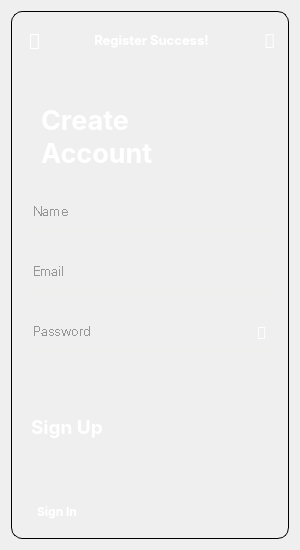
<?xml version="1.0" encoding="UTF-8"?>
<ui version="4.0">
 <class>Sign_up</class>
 <widget class="QWidget" name="Sign_up">
  <property name="geometry">
   <rect>
    <x>0</x>
    <y>0</y>
    <width>300</width>
    <height>550</height>
   </rect>
  </property>
  <property name="sizePolicy">
   <sizepolicy hsizetype="Ignored" vsizetype="Ignored">
    <horstretch>0</horstretch>
    <verstretch>0</verstretch>
   </sizepolicy>
  </property>
  <property name="minimumSize">
   <size>
    <width>300</width>
    <height>550</height>
   </size>
  </property>
  <property name="maximumSize">
   <size>
    <width>300</width>
    <height>550</height>
   </size>
  </property>
  <property name="windowTitle">
   <string>Form</string>
  </property>
  <layout class="QVBoxLayout" name="verticalLayout">
   <item>
    <widget class="QFrame" name="frame">
     <property name="enabled">
      <bool>true</bool>
     </property>
     <property name="sizePolicy">
      <sizepolicy hsizetype="Ignored" vsizetype="Ignored">
       <horstretch>0</horstretch>
       <verstretch>0</verstretch>
      </sizepolicy>
     </property>
     <property name="palette">
      <palette>
       <active>
        <colorrole role="WindowText">
         <brush brushstyle="SolidPattern">
          <color alpha="255">
           <red>255</red>
           <green>85</green>
           <blue>0</blue>
          </color>
         </brush>
        </colorrole>
        <colorrole role="Button">
         <brush brushstyle="SolidPattern">
          <color alpha="0">
           <red>0</red>
           <green>0</green>
           <blue>0</blue>
          </color>
         </brush>
        </colorrole>
        <colorrole role="Text">
         <brush brushstyle="SolidPattern">
          <color alpha="255">
           <red>255</red>
           <green>0</green>
           <blue>127</blue>
          </color>
         </brush>
        </colorrole>
        <colorrole role="ButtonText">
         <brush brushstyle="SolidPattern">
          <color alpha="255">
           <red>85</red>
           <green>170</green>
           <blue>0</blue>
          </color>
         </brush>
        </colorrole>
        <colorrole role="Base">
         <brush brushstyle="SolidPattern">
          <color alpha="0">
           <red>0</red>
           <green>0</green>
           <blue>0</blue>
          </color>
         </brush>
        </colorrole>
        <colorrole role="Window">
         <brush brushstyle="SolidPattern">
          <color alpha="0">
           <red>0</red>
           <green>0</green>
           <blue>0</blue>
          </color>
         </brush>
        </colorrole>
        <colorrole role="PlaceholderText">
         <brush brushstyle="SolidPattern">
          <color alpha="128">
           <red>255</red>
           <green>0</green>
           <blue>127</blue>
          </color>
         </brush>
        </colorrole>
       </active>
       <inactive>
        <colorrole role="WindowText">
         <brush brushstyle="SolidPattern">
          <color alpha="255">
           <red>255</red>
           <green>85</green>
           <blue>0</blue>
          </color>
         </brush>
        </colorrole>
        <colorrole role="Button">
         <brush brushstyle="SolidPattern">
          <color alpha="0">
           <red>0</red>
           <green>0</green>
           <blue>0</blue>
          </color>
         </brush>
        </colorrole>
        <colorrole role="Text">
         <brush brushstyle="SolidPattern">
          <color alpha="255">
           <red>255</red>
           <green>0</green>
           <blue>127</blue>
          </color>
         </brush>
        </colorrole>
        <colorrole role="ButtonText">
         <brush brushstyle="SolidPattern">
          <color alpha="255">
           <red>85</red>
           <green>170</green>
           <blue>0</blue>
          </color>
         </brush>
        </colorrole>
        <colorrole role="Base">
         <brush brushstyle="SolidPattern">
          <color alpha="0">
           <red>0</red>
           <green>0</green>
           <blue>0</blue>
          </color>
         </brush>
        </colorrole>
        <colorrole role="Window">
         <brush brushstyle="SolidPattern">
          <color alpha="0">
           <red>0</red>
           <green>0</green>
           <blue>0</blue>
          </color>
         </brush>
        </colorrole>
        <colorrole role="PlaceholderText">
         <brush brushstyle="SolidPattern">
          <color alpha="128">
           <red>255</red>
           <green>0</green>
           <blue>127</blue>
          </color>
         </brush>
        </colorrole>
       </inactive>
       <disabled>
        <colorrole role="WindowText">
         <brush brushstyle="SolidPattern">
          <color alpha="96">
           <red>164</red>
           <green>166</green>
           <blue>168</blue>
          </color>
         </brush>
        </colorrole>
        <colorrole role="Button">
         <brush brushstyle="SolidPattern">
          <color alpha="0">
           <red>0</red>
           <green>0</green>
           <blue>0</blue>
          </color>
         </brush>
        </colorrole>
        <colorrole role="Text">
         <brush brushstyle="SolidPattern">
          <color alpha="96">
           <red>164</red>
           <green>166</green>
           <blue>168</blue>
          </color>
         </brush>
        </colorrole>
        <colorrole role="ButtonText">
         <brush brushstyle="SolidPattern">
          <color alpha="96">
           <red>164</red>
           <green>166</green>
           <blue>168</blue>
          </color>
         </brush>
        </colorrole>
        <colorrole role="Base">
         <brush brushstyle="SolidPattern">
          <color alpha="0">
           <red>0</red>
           <green>0</green>
           <blue>0</blue>
          </color>
         </brush>
        </colorrole>
        <colorrole role="Window">
         <brush brushstyle="SolidPattern">
          <color alpha="0">
           <red>0</red>
           <green>0</green>
           <blue>0</blue>
          </color>
         </brush>
        </colorrole>
        <colorrole role="PlaceholderText">
         <brush brushstyle="SolidPattern">
          <color alpha="128">
           <red>208</red>
           <green>208</green>
           <blue>208</blue>
          </color>
         </brush>
        </colorrole>
       </disabled>
      </palette>
     </property>
     <property name="font">
      <font>
       <family>Arial</family>
      </font>
     </property>
     <property name="styleSheet">
      <string notr="true"> .QFrame 
{
	background-image: url(:/images/Assets/Background/Register.png);
	border: 1px solid black;
 	border-radius: 11px;
}
        </string>
     </property>
     <property name="inputMethodHints">
      <set>Qt::ImhFormattedNumbersOnly|Qt::ImhPreferUppercase|Qt::ImhUppercaseOnly</set>
     </property>
     <property name="frameShape">
      <enum>QFrame::StyledPanel</enum>
     </property>
     <property name="frameShadow">
      <enum>QFrame::Raised</enum>
     </property>
     <widget class="QPushButton" name="close">
      <property name="geometry">
       <rect>
        <x>243</x>
        <y>14</y>
        <width>31</width>
        <height>31</height>
       </rect>
      </property>
      <property name="sizePolicy">
       <sizepolicy hsizetype="Ignored" vsizetype="Ignored">
        <horstretch>0</horstretch>
        <verstretch>0</verstretch>
       </sizepolicy>
      </property>
      <property name="font">
       <font>
        <family>FiraCode Nerd Font</family>
        <pointsize>14</pointsize>
        <weight>50</weight>
        <bold>false</bold>
       </font>
      </property>
      <property name="cursor">
       <cursorShape>PointingHandCursor</cursorShape>
      </property>
      <property name="styleSheet">
       <string notr="true">QPushButton{
	background: transparent;
 	border: none;
  color: white;
	
}
QPushButton::hover {
	font-size: 17pt;
}</string>
      </property>
      <property name="text">
       <string>窱</string>
      </property>
     </widget>
     <widget class="QPushButton" name="back">
      <property name="geometry">
       <rect>
        <x>8</x>
        <y>14</y>
        <width>31</width>
        <height>31</height>
       </rect>
      </property>
      <property name="sizePolicy">
       <sizepolicy hsizetype="Ignored" vsizetype="Ignored">
        <horstretch>0</horstretch>
        <verstretch>0</verstretch>
       </sizepolicy>
      </property>
      <property name="font">
       <font>
        <family>FiraCode Nerd Font</family>
        <pointsize>16</pointsize>
        <weight>50</weight>
        <italic>false</italic>
        <bold>false</bold>
        <underline>false</underline>
       </font>
      </property>
      <property name="cursor">
       <cursorShape>PointingHandCursor</cursorShape>
      </property>
      <property name="styleSheet">
       <string notr="true">QPushButton{
	background: transparent;
 	border: none;
  color: white;
	
}
QPushButton::hover {
	font-size: 19pt;
}</string>
      </property>
      <property name="text">
       <string></string>
      </property>
     </widget>
     <widget class="QLabel" name="label1">
      <property name="geometry">
       <rect>
        <x>30</x>
        <y>90</y>
        <width>141</width>
        <height>71</height>
       </rect>
      </property>
      <property name="font">
       <font>
        <family>SF Pro Text</family>
        <pointsize>20</pointsize>
        <weight>75</weight>
        <bold>true</bold>
        <stylestrategy>PreferAntialias</stylestrategy>
        <kerning>true</kerning>
       </font>
      </property>
      <property name="styleSheet">
       <string notr="true">QLabel{
  background-color: transparent;
  color: white; 
  
}</string>
      </property>
      <property name="text">
       <string>Create 
Account</string>
      </property>
      <property name="textInteractionFlags">
       <set>Qt::NoTextInteraction</set>
      </property>
     </widget>
     <widget class="QLineEdit" name="le_password">
      <property name="geometry">
       <rect>
        <x>20</x>
        <y>310</y>
        <width>241</width>
        <height>31</height>
       </rect>
      </property>
      <property name="palette">
       <palette>
        <active>
         <colorrole role="WindowText">
          <brush brushstyle="SolidPattern">
           <color alpha="255">
            <red>0</red>
            <green>0</green>
            <blue>0</blue>
           </color>
          </brush>
         </colorrole>
         <colorrole role="Button">
          <brush brushstyle="SolidPattern">
           <color alpha="0">
            <red>0</red>
            <green>0</green>
            <blue>0</blue>
           </color>
          </brush>
         </colorrole>
         <colorrole role="Text">
          <brush brushstyle="SolidPattern">
           <color alpha="255">
            <red>255</red>
            <green>255</green>
            <blue>255</blue>
           </color>
          </brush>
         </colorrole>
         <colorrole role="ButtonText">
          <brush brushstyle="SolidPattern">
           <color alpha="255">
            <red>0</red>
            <green>0</green>
            <blue>0</blue>
           </color>
          </brush>
         </colorrole>
         <colorrole role="Base">
          <brush brushstyle="SolidPattern">
           <color alpha="0">
            <red>0</red>
            <green>0</green>
            <blue>0</blue>
           </color>
          </brush>
         </colorrole>
         <colorrole role="Window">
          <brush brushstyle="SolidPattern">
           <color alpha="0">
            <red>0</red>
            <green>0</green>
            <blue>0</blue>
           </color>
          </brush>
         </colorrole>
         <colorrole role="PlaceholderText">
          <brush brushstyle="SolidPattern">
           <color alpha="150">
            <red>255</red>
            <green>255</green>
            <blue>255</blue>
           </color>
          </brush>
         </colorrole>
        </active>
        <inactive>
         <colorrole role="WindowText">
          <brush brushstyle="SolidPattern">
           <color alpha="255">
            <red>0</red>
            <green>0</green>
            <blue>0</blue>
           </color>
          </brush>
         </colorrole>
         <colorrole role="Button">
          <brush brushstyle="SolidPattern">
           <color alpha="0">
            <red>0</red>
            <green>0</green>
            <blue>0</blue>
           </color>
          </brush>
         </colorrole>
         <colorrole role="Text">
          <brush brushstyle="SolidPattern">
           <color alpha="255">
            <red>255</red>
            <green>255</green>
            <blue>255</blue>
           </color>
          </brush>
         </colorrole>
         <colorrole role="ButtonText">
          <brush brushstyle="SolidPattern">
           <color alpha="255">
            <red>0</red>
            <green>0</green>
            <blue>0</blue>
           </color>
          </brush>
         </colorrole>
         <colorrole role="Base">
          <brush brushstyle="SolidPattern">
           <color alpha="0">
            <red>0</red>
            <green>0</green>
            <blue>0</blue>
           </color>
          </brush>
         </colorrole>
         <colorrole role="Window">
          <brush brushstyle="SolidPattern">
           <color alpha="0">
            <red>0</red>
            <green>0</green>
            <blue>0</blue>
           </color>
          </brush>
         </colorrole>
         <colorrole role="PlaceholderText">
          <brush brushstyle="SolidPattern">
           <color alpha="150">
            <red>255</red>
            <green>255</green>
            <blue>255</blue>
           </color>
          </brush>
         </colorrole>
        </inactive>
        <disabled>
         <colorrole role="WindowText">
          <brush brushstyle="SolidPattern">
           <color alpha="255">
            <red>0</red>
            <green>0</green>
            <blue>0</blue>
           </color>
          </brush>
         </colorrole>
         <colorrole role="Button">
          <brush brushstyle="SolidPattern">
           <color alpha="0">
            <red>0</red>
            <green>0</green>
            <blue>0</blue>
           </color>
          </brush>
         </colorrole>
         <colorrole role="Text">
          <brush brushstyle="SolidPattern">
           <color alpha="255">
            <red>0</red>
            <green>0</green>
            <blue>0</blue>
           </color>
          </brush>
         </colorrole>
         <colorrole role="ButtonText">
          <brush brushstyle="SolidPattern">
           <color alpha="255">
            <red>0</red>
            <green>0</green>
            <blue>0</blue>
           </color>
          </brush>
         </colorrole>
         <colorrole role="Base">
          <brush brushstyle="SolidPattern">
           <color alpha="0">
            <red>0</red>
            <green>0</green>
            <blue>0</blue>
           </color>
          </brush>
         </colorrole>
         <colorrole role="Window">
          <brush brushstyle="SolidPattern">
           <color alpha="0">
            <red>0</red>
            <green>0</green>
            <blue>0</blue>
           </color>
          </brush>
         </colorrole>
         <colorrole role="PlaceholderText">
          <brush brushstyle="SolidPattern">
           <color alpha="150">
            <red>255</red>
            <green>255</green>
            <blue>255</blue>
           </color>
          </brush>
         </colorrole>
        </disabled>
       </palette>
      </property>
      <property name="font">
       <font>
        <family>SF Pro Text</family>
        <pointsize>10</pointsize>
        <weight>7</weight>
        <italic>false</italic>
        <bold>false</bold>
        <stylestrategy>NoAntialias</stylestrategy>
        <kerning>false</kerning>
       </font>
      </property>
      <property name="toolTipDuration">
       <number>1</number>
      </property>
      <property name="styleSheet">
       <string notr="true">border: none;
border-bottom: 1px solid rgb(243,240,236); 
background-color: transparent;
padding-bottom: 10px;
font: 63 10pt &quot;SF Pro Text&quot;;


</string>
      </property>
      <property name="text">
       <string/>
      </property>
      <property name="placeholderText">
       <string>Password</string>
      </property>
     </widget>
     <widget class="QPushButton" name="show">
      <property name="geometry">
       <rect>
        <x>240</x>
        <y>310</y>
        <width>21</width>
        <height>21</height>
       </rect>
      </property>
      <property name="font">
       <font>
        <family>FiraCode Nerd Font</family>
        <pointsize>13</pointsize>
       </font>
      </property>
      <property name="cursor">
       <cursorShape>PointingHandCursor</cursorShape>
      </property>
      <property name="styleSheet">
       <string notr="true">QPushButton{
	background-color: transparent;
	border: none;
	color: white;
}</string>
      </property>
      <property name="text">
       <string></string>
      </property>
     </widget>
     <widget class="QLabel" name="label2">
      <property name="geometry">
       <rect>
        <x>20</x>
        <y>400</y>
        <width>81</width>
        <height>31</height>
       </rect>
      </property>
      <property name="font">
       <font>
        <family>SF Pro Text</family>
        <pointsize>14</pointsize>
        <weight>75</weight>
        <bold>true</bold>
        <stylestrategy>PreferAntialias</stylestrategy>
        <kerning>true</kerning>
       </font>
      </property>
      <property name="styleSheet">
       <string notr="true">QLabel{
  	background-color: transparent;
	color: white;
}</string>
      </property>
      <property name="text">
       <string>Sign Up</string>
      </property>
      <property name="textInteractionFlags">
       <set>Qt::NoTextInteraction</set>
      </property>
     </widget>
     <widget class="QPushButton" name="next">
      <property name="geometry">
       <rect>
        <x>190</x>
        <y>390</y>
        <width>60</width>
        <height>60</height>
       </rect>
      </property>
      <property name="font">
       <font>
        <family>Arial</family>
        <pointsize>18</pointsize>
       </font>
      </property>
      <property name="cursor">
       <cursorShape>PointingHandCursor</cursorShape>
      </property>
      <property name="styleSheet">
       <string notr="true">QPushButton{
    border: 0px solid transparent;
	border-radius: 30px;
	background-color: qlineargradient(spread:pad, x1:0, y1:1, x2:1, y2:0, stop:0.410112 rgba(58, 63, 72, 255), 										stop:1 rgba(87, 94, 104, 255));
	color: rgb(255, 255, 255);
}</string>
      </property>
      <property name="text">
       <string/>
      </property>
      <property name="icon">
       <iconset>
        <normalon>:/images/Assets/Svgs/arrow-right.svg</normalon>
       </iconset>
      </property>
      <property name="iconSize">
       <size>
        <width>22</width>
        <height>22</height>
       </size>
      </property>
     </widget>
     <widget class="QPushButton" name="sign_in">
      <property name="geometry">
       <rect>
        <x>20</x>
        <y>490</y>
        <width>52</width>
        <height>21</height>
       </rect>
      </property>
      <property name="font">
       <font>
        <family>SF Pro Text</family>
        <pointsize>9</pointsize>
        <weight>75</weight>
        <bold>true</bold>
        <stylestrategy>PreferAntialias</stylestrategy>
       </font>
      </property>
      <property name="cursor">
       <cursorShape>PointingHandCursor</cursorShape>
      </property>
      <property name="styleSheet">
       <string notr="true">QPushButton{
	border: none;
	background-color: transparent;
	color:white;
}
QPushButton::hover{
	text-decoration: underline;
}</string>
      </property>
      <property name="text">
       <string>Sign In</string>
      </property>
     </widget>
     <widget class="QLineEdit" name="le_email">
      <property name="geometry">
       <rect>
        <x>20</x>
        <y>250</y>
        <width>241</width>
        <height>31</height>
       </rect>
      </property>
      <property name="palette">
       <palette>
        <active>
         <colorrole role="WindowText">
          <brush brushstyle="SolidPattern">
           <color alpha="255">
            <red>0</red>
            <green>0</green>
            <blue>0</blue>
           </color>
          </brush>
         </colorrole>
         <colorrole role="Button">
          <brush brushstyle="SolidPattern">
           <color alpha="0">
            <red>0</red>
            <green>0</green>
            <blue>0</blue>
           </color>
          </brush>
         </colorrole>
         <colorrole role="Text">
          <brush brushstyle="SolidPattern">
           <color alpha="255">
            <red>255</red>
            <green>255</green>
            <blue>255</blue>
           </color>
          </brush>
         </colorrole>
         <colorrole role="ButtonText">
          <brush brushstyle="SolidPattern">
           <color alpha="255">
            <red>0</red>
            <green>0</green>
            <blue>0</blue>
           </color>
          </brush>
         </colorrole>
         <colorrole role="Base">
          <brush brushstyle="SolidPattern">
           <color alpha="0">
            <red>0</red>
            <green>0</green>
            <blue>0</blue>
           </color>
          </brush>
         </colorrole>
         <colorrole role="Window">
          <brush brushstyle="SolidPattern">
           <color alpha="0">
            <red>0</red>
            <green>0</green>
            <blue>0</blue>
           </color>
          </brush>
         </colorrole>
         <colorrole role="PlaceholderText">
          <brush brushstyle="SolidPattern">
           <color alpha="150">
            <red>255</red>
            <green>255</green>
            <blue>255</blue>
           </color>
          </brush>
         </colorrole>
        </active>
        <inactive>
         <colorrole role="WindowText">
          <brush brushstyle="SolidPattern">
           <color alpha="255">
            <red>0</red>
            <green>0</green>
            <blue>0</blue>
           </color>
          </brush>
         </colorrole>
         <colorrole role="Button">
          <brush brushstyle="SolidPattern">
           <color alpha="0">
            <red>0</red>
            <green>0</green>
            <blue>0</blue>
           </color>
          </brush>
         </colorrole>
         <colorrole role="Text">
          <brush brushstyle="SolidPattern">
           <color alpha="255">
            <red>255</red>
            <green>255</green>
            <blue>255</blue>
           </color>
          </brush>
         </colorrole>
         <colorrole role="ButtonText">
          <brush brushstyle="SolidPattern">
           <color alpha="255">
            <red>0</red>
            <green>0</green>
            <blue>0</blue>
           </color>
          </brush>
         </colorrole>
         <colorrole role="Base">
          <brush brushstyle="SolidPattern">
           <color alpha="0">
            <red>0</red>
            <green>0</green>
            <blue>0</blue>
           </color>
          </brush>
         </colorrole>
         <colorrole role="Window">
          <brush brushstyle="SolidPattern">
           <color alpha="0">
            <red>0</red>
            <green>0</green>
            <blue>0</blue>
           </color>
          </brush>
         </colorrole>
         <colorrole role="PlaceholderText">
          <brush brushstyle="SolidPattern">
           <color alpha="150">
            <red>255</red>
            <green>255</green>
            <blue>255</blue>
           </color>
          </brush>
         </colorrole>
        </inactive>
        <disabled>
         <colorrole role="WindowText">
          <brush brushstyle="SolidPattern">
           <color alpha="255">
            <red>0</red>
            <green>0</green>
            <blue>0</blue>
           </color>
          </brush>
         </colorrole>
         <colorrole role="Button">
          <brush brushstyle="SolidPattern">
           <color alpha="0">
            <red>0</red>
            <green>0</green>
            <blue>0</blue>
           </color>
          </brush>
         </colorrole>
         <colorrole role="Text">
          <brush brushstyle="SolidPattern">
           <color alpha="255">
            <red>0</red>
            <green>0</green>
            <blue>0</blue>
           </color>
          </brush>
         </colorrole>
         <colorrole role="ButtonText">
          <brush brushstyle="SolidPattern">
           <color alpha="255">
            <red>0</red>
            <green>0</green>
            <blue>0</blue>
           </color>
          </brush>
         </colorrole>
         <colorrole role="Base">
          <brush brushstyle="SolidPattern">
           <color alpha="0">
            <red>0</red>
            <green>0</green>
            <blue>0</blue>
           </color>
          </brush>
         </colorrole>
         <colorrole role="Window">
          <brush brushstyle="SolidPattern">
           <color alpha="0">
            <red>0</red>
            <green>0</green>
            <blue>0</blue>
           </color>
          </brush>
         </colorrole>
         <colorrole role="PlaceholderText">
          <brush brushstyle="SolidPattern">
           <color alpha="150">
            <red>255</red>
            <green>255</green>
            <blue>255</blue>
           </color>
          </brush>
         </colorrole>
        </disabled>
       </palette>
      </property>
      <property name="font">
       <font>
        <family>SF Pro Text</family>
        <pointsize>10</pointsize>
        <weight>7</weight>
        <italic>false</italic>
        <bold>false</bold>
        <underline>false</underline>
        <stylestrategy>NoAntialias</stylestrategy>
        <kerning>false</kerning>
       </font>
      </property>
      <property name="styleSheet">
       <string notr="true">border: none;
border-bottom: 1px solid rgb(243,240,236); 
background-color: transparent;
padding-bottom: 10px;
font: 63 10pt &quot;SF Pro Text&quot;;


</string>
      </property>
      <property name="text">
       <string/>
      </property>
      <property name="placeholderText">
       <string>Email</string>
      </property>
     </widget>
     <widget class="QLineEdit" name="le_name">
      <property name="geometry">
       <rect>
        <x>20</x>
        <y>190</y>
        <width>241</width>
        <height>31</height>
       </rect>
      </property>
      <property name="palette">
       <palette>
        <active>
         <colorrole role="WindowText">
          <brush brushstyle="SolidPattern">
           <color alpha="255">
            <red>0</red>
            <green>0</green>
            <blue>0</blue>
           </color>
          </brush>
         </colorrole>
         <colorrole role="Button">
          <brush brushstyle="SolidPattern">
           <color alpha="0">
            <red>0</red>
            <green>0</green>
            <blue>0</blue>
           </color>
          </brush>
         </colorrole>
         <colorrole role="Text">
          <brush brushstyle="SolidPattern">
           <color alpha="255">
            <red>255</red>
            <green>255</green>
            <blue>255</blue>
           </color>
          </brush>
         </colorrole>
         <colorrole role="ButtonText">
          <brush brushstyle="SolidPattern">
           <color alpha="255">
            <red>0</red>
            <green>0</green>
            <blue>0</blue>
           </color>
          </brush>
         </colorrole>
         <colorrole role="Base">
          <brush brushstyle="SolidPattern">
           <color alpha="0">
            <red>0</red>
            <green>0</green>
            <blue>0</blue>
           </color>
          </brush>
         </colorrole>
         <colorrole role="Window">
          <brush brushstyle="SolidPattern">
           <color alpha="0">
            <red>0</red>
            <green>0</green>
            <blue>0</blue>
           </color>
          </brush>
         </colorrole>
         <colorrole role="PlaceholderText">
          <brush brushstyle="SolidPattern">
           <color alpha="150">
            <red>255</red>
            <green>255</green>
            <blue>255</blue>
           </color>
          </brush>
         </colorrole>
        </active>
        <inactive>
         <colorrole role="WindowText">
          <brush brushstyle="SolidPattern">
           <color alpha="255">
            <red>0</red>
            <green>0</green>
            <blue>0</blue>
           </color>
          </brush>
         </colorrole>
         <colorrole role="Button">
          <brush brushstyle="SolidPattern">
           <color alpha="0">
            <red>0</red>
            <green>0</green>
            <blue>0</blue>
           </color>
          </brush>
         </colorrole>
         <colorrole role="Text">
          <brush brushstyle="SolidPattern">
           <color alpha="255">
            <red>255</red>
            <green>255</green>
            <blue>255</blue>
           </color>
          </brush>
         </colorrole>
         <colorrole role="ButtonText">
          <brush brushstyle="SolidPattern">
           <color alpha="255">
            <red>0</red>
            <green>0</green>
            <blue>0</blue>
           </color>
          </brush>
         </colorrole>
         <colorrole role="Base">
          <brush brushstyle="SolidPattern">
           <color alpha="0">
            <red>0</red>
            <green>0</green>
            <blue>0</blue>
           </color>
          </brush>
         </colorrole>
         <colorrole role="Window">
          <brush brushstyle="SolidPattern">
           <color alpha="0">
            <red>0</red>
            <green>0</green>
            <blue>0</blue>
           </color>
          </brush>
         </colorrole>
         <colorrole role="PlaceholderText">
          <brush brushstyle="SolidPattern">
           <color alpha="150">
            <red>255</red>
            <green>255</green>
            <blue>255</blue>
           </color>
          </brush>
         </colorrole>
        </inactive>
        <disabled>
         <colorrole role="WindowText">
          <brush brushstyle="SolidPattern">
           <color alpha="255">
            <red>0</red>
            <green>0</green>
            <blue>0</blue>
           </color>
          </brush>
         </colorrole>
         <colorrole role="Button">
          <brush brushstyle="SolidPattern">
           <color alpha="0">
            <red>0</red>
            <green>0</green>
            <blue>0</blue>
           </color>
          </brush>
         </colorrole>
         <colorrole role="Text">
          <brush brushstyle="SolidPattern">
           <color alpha="255">
            <red>0</red>
            <green>0</green>
            <blue>0</blue>
           </color>
          </brush>
         </colorrole>
         <colorrole role="ButtonText">
          <brush brushstyle="SolidPattern">
           <color alpha="255">
            <red>0</red>
            <green>0</green>
            <blue>0</blue>
           </color>
          </brush>
         </colorrole>
         <colorrole role="Base">
          <brush brushstyle="SolidPattern">
           <color alpha="0">
            <red>0</red>
            <green>0</green>
            <blue>0</blue>
           </color>
          </brush>
         </colorrole>
         <colorrole role="Window">
          <brush brushstyle="SolidPattern">
           <color alpha="0">
            <red>0</red>
            <green>0</green>
            <blue>0</blue>
           </color>
          </brush>
         </colorrole>
         <colorrole role="PlaceholderText">
          <brush brushstyle="SolidPattern">
           <color alpha="150">
            <red>255</red>
            <green>255</green>
            <blue>255</blue>
           </color>
          </brush>
         </colorrole>
        </disabled>
       </palette>
      </property>
      <property name="font">
       <font>
        <family>SF Pro Text</family>
        <pointsize>10</pointsize>
        <weight>7</weight>
        <italic>false</italic>
        <bold>false</bold>
        <stylestrategy>NoAntialias</stylestrategy>
        <kerning>false</kerning>
       </font>
      </property>
      <property name="styleSheet">
       <string notr="true">border: none;
border-bottom: 1px solid rgb(243,240,236); 
background-color: transparent;
padding-bottom: 10px;
font: 63 10pt &quot;SF Pro Text&quot;;


</string>
      </property>
      <property name="text">
       <string/>
      </property>
      <property name="maxLength">
       <number>20</number>
      </property>
      <property name="placeholderText">
       <string>Name</string>
      </property>
     </widget>
     <widget class="QLabel" name="Error2">
      <property name="geometry">
       <rect>
        <x>20</x>
        <y>285</y>
        <width>241</width>
        <height>16</height>
       </rect>
      </property>
      <property name="font">
       <font>
        <family>SF UI  Text</family>
        <pointsize>8</pointsize>
        <weight>50</weight>
        <bold>false</bold>
        <stylestrategy>NoAntialias</stylestrategy>
       </font>
      </property>
      <property name="styleSheet">
       <string notr="true">QLabel{
	color: red;
}</string>
      </property>
      <property name="text">
       <string/>
      </property>
      <property name="alignment">
       <set>Qt::AlignRight|Qt::AlignTrailing|Qt::AlignVCenter</set>
      </property>
     </widget>
     <widget class="QLabel" name="Error1">
      <property name="geometry">
       <rect>
        <x>20</x>
        <y>225</y>
        <width>241</width>
        <height>16</height>
       </rect>
      </property>
      <property name="font">
       <font>
        <family>SF UI  Text</family>
        <pointsize>8</pointsize>
        <weight>50</weight>
        <bold>false</bold>
        <stylestrategy>NoAntialias</stylestrategy>
       </font>
      </property>
      <property name="styleSheet">
       <string notr="true">QLabel{
	color: red;
}</string>
      </property>
      <property name="text">
       <string/>
      </property>
      <property name="alignment">
       <set>Qt::AlignRight|Qt::AlignTrailing|Qt::AlignVCenter</set>
      </property>
     </widget>
     <widget class="QLabel" name="Error3">
      <property name="geometry">
       <rect>
        <x>20</x>
        <y>345</y>
        <width>241</width>
        <height>16</height>
       </rect>
      </property>
      <property name="font">
       <font>
        <family>SF UI  Text</family>
        <pointsize>8</pointsize>
        <weight>50</weight>
        <bold>false</bold>
        <stylestrategy>NoAntialias</stylestrategy>
       </font>
      </property>
      <property name="styleSheet">
       <string notr="true">QLabel{
	color: red;
}</string>
      </property>
      <property name="text">
       <string/>
      </property>
      <property name="alignment">
       <set>Qt::AlignRight|Qt::AlignTrailing|Qt::AlignVCenter</set>
      </property>
     </widget>
     <widget class="QLabel" name="success">
      <property name="geometry">
       <rect>
        <x>80</x>
        <y>14</y>
        <width>121</width>
        <height>31</height>
       </rect>
      </property>
      <property name="font">
       <font>
        <family>SF Pro Text</family>
        <pointsize>10</pointsize>
        <weight>75</weight>
        <bold>true</bold>
       </font>
      </property>
      <property name="styleSheet">
       <string notr="true">color: rgb(255, 255, 255);</string>
      </property>
      <property name="text">
       <string>Register Success!</string>
      </property>
      <property name="alignment">
       <set>Qt::AlignCenter</set>
      </property>
     </widget>
    </widget>
   </item>
  </layout>
 </widget>
 <resources/>
 <connections/>
</ui>
